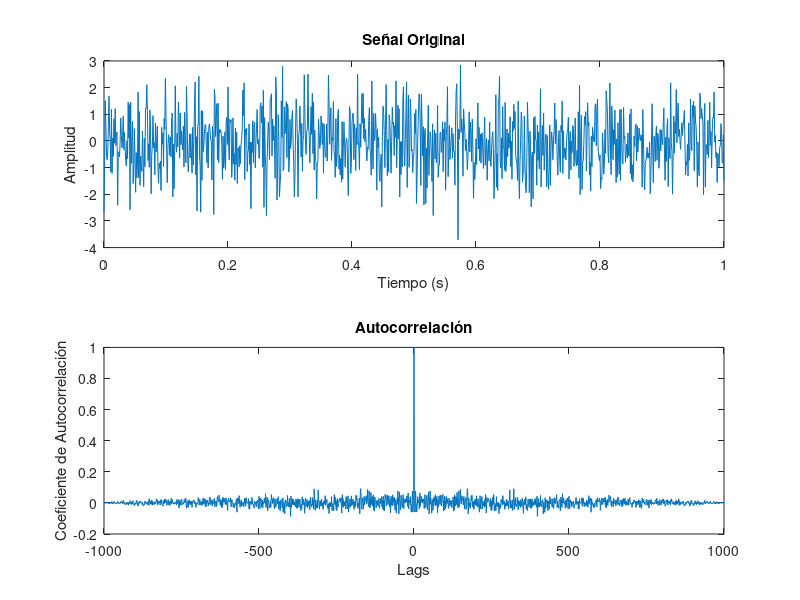

Reproduce this figure in MATLAB.
% Generar una señal de ejemplo
t = 0:0.001:1; % Vector de tiempo [seg]
%signal = sin(2*pi*10*t); % Señal sinusoidal de 10 Hz
rng(1);%para generar la misma señal aleatoria, es para version de MATLAB R2014
signal = randn(length(t),1);

% Calcular la autocorrelación
[autocorr, lags] = xcorr(signal, 'coeff');

% Graficar la señal original y su autocorrelación
figure;
subplot(2,1,1);
plot(t, signal);
title('Señal Original');
xlabel('Tiempo (s)');
ylabel('Amplitud');

subplot(2,1,2);
plot(lags, autocorr);
title('Autocorrelación');
xlabel('Lags');
ylabel('Coeficiente de Autocorrelación');
